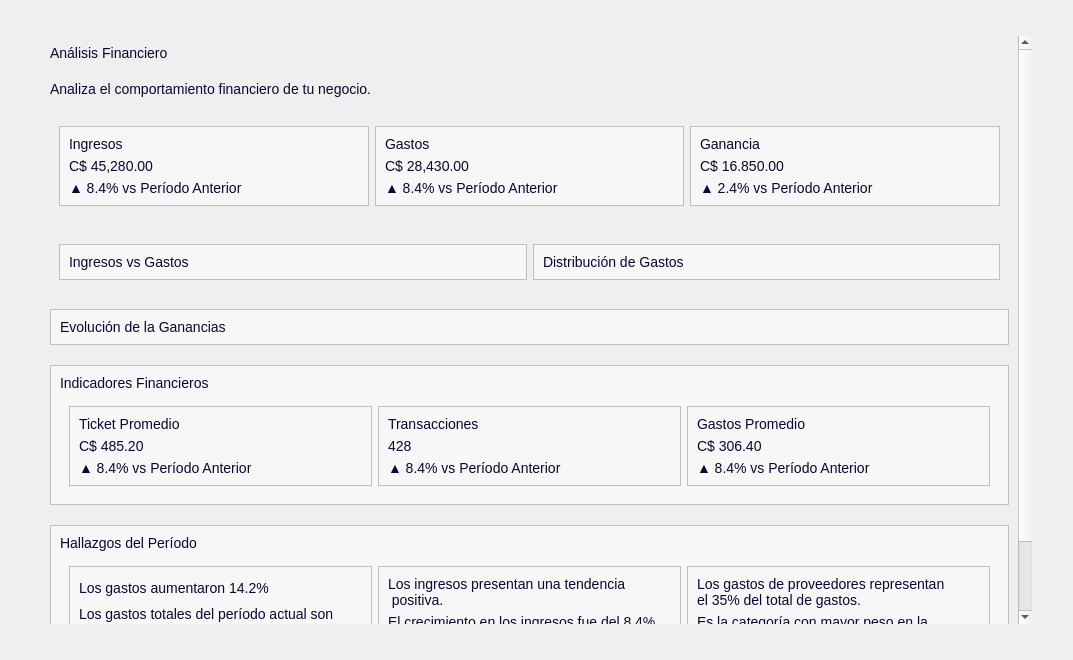
<?xml version="1.0" encoding="UTF-8"?>
<ui version="4.0">
 <class>Analisis</class>
 <widget class="QWidget" name="Analisis">
  <property name="geometry">
   <rect>
    <x>0</x>
    <y>0</y>
    <width>1073</width>
    <height>660</height>
   </rect>
  </property>
  <property name="windowTitle">
   <string>Form</string>
  </property>
  <property name="styleSheet">
   <string notr="true">QFrame[carta=&quot;Dashboard&quot;] {
    background-color: #FFFFFF;
    border: 1px solid #E4E0EA;
    border-radius: 12px;
}
#CargarDatos{
background-color:#f7f7f7;
}
QFrame{
background-color:#f7f7f7;
}

/*
-----------------------------------------------------------------------------------------------------
Textos
-----------------------------------------------------------------------------------------------------*/
QLabel{
background-color: transparent;
font-size: 14px;
color: #0E042F;
}
QLabel[texto=&quot;InputTexto&quot;]{
font-size: 16px;
font-weight: bold;
}
QLabel[texto=&quot;TituloPrincipal&quot;]{
font-size:20px;
font-weight:bold;
}
QLabel[texto=&quot;Valor&quot;]{
font-size:20px;
}
QLabel[texto=&quot;TituloSecundario&quot;]{
font-size:18px;
font-weight:bold;
}
QLabel[texto=&quot;Positivo&quot;]{
color: #15803D;
}
QLabel[texto=&quot;Negativo&quot;]{
color: #B91C1C;
}
QLabel[texto=&quot;Descripcion&quot;]{
font-size:16px;
color: #46315c;
}
QLabel[texto=&quot;Destacado&quot;]{
font-size:16px;
color: #0E042F;
font-weight: bold;
}


/*Botones*/
/* --- BOTÓN PRIMARIO --- */

QPushButton[boton=&quot;Primario&quot;] {
    border-radius: 10px;
    background-color: #5D38BB;
    font-weight: bold;
    color: #F7F7F7;
    font-size: 12pt;
    min-height: 40px;
    padding-left: 20px;
    padding-right: 20px;
	width: 200px;
}

QPushButton[boton=&quot;Primario&quot;]:hover {
    background-color: #744BCC;
}

QPushButton[boton=&quot;Primario&quot;]:pressed {
    background-color: #472A8F;
}

/* --- BOTÓN SECUNDARIO --- */

QPushButton[boton=&quot;Secundario&quot;] {
    border-radius: 10px;
    background-color: rgba(161, 147, 204, 0.7);
    font-weight: bold;
    color: #5D38BB;
    font-size: 18px;
    min-height: 40px;
	width: 250px;
}

QPushButton[boton=&quot;Secundario&quot;]:hover {
    background-color: rgba(161, 147, 204, 0.9);
}

QPushButton[boton=&quot;Secundario&quot;]:pressed {
    background-color: rgba(131, 117, 174, 0.9);
}

</string>
  </property>
  <layout class="QVBoxLayout" name="verticalLayout">
   <item>
    <layout class="QVBoxLayout" name="verticalLayout_12">
     <property name="spacing">
      <number>20</number>
     </property>
     <property name="leftMargin">
      <number>30</number>
     </property>
     <property name="topMargin">
      <number>25</number>
     </property>
     <property name="rightMargin">
      <number>30</number>
     </property>
     <property name="bottomMargin">
      <number>25</number>
     </property>
     <item>
      <widget class="QScrollArea" name="scrollArea">
       <property name="styleSheet">
        <string notr="true">/*
-----------------------------------------------------------------------------------------------------
ScrollArea
-----------------------------------------------------------------------------------------------------
*/
#scrollAreaWidgetContents {
    background-color: transparent;
}
QScrollArea {
    background-color: transparent;
    border: none;
	border-radius:0px;
}

/* Widget que está dentro del ScrollArea */
/*QScrollArea &gt; QWidget &gt; QWidget {
    background-color: #F9F9FC;
}*/

/* Scrollbar vertical */
QScrollBar:vertical {
    background-color: transparent;
    width: 8px;
    margin: 4px 2px 4px 0px;
}

/* Parte que se puede arrastrar */
QScrollBar::handle:vertical {
    background-color: #C9C1D5;
    border-radius: 4px;
    min-height: 40px;
}

/* Al pasar el mouse */
QScrollBar::handle:vertical:hover {
    background-color: #A99DB8;
}

/* Ocultar botones de arriba y abajo */
QScrollBar::add-line:vertical,
QScrollBar::sub-line:vertical {
    height: 0px;
}

/* Espacio antes/después del handle */
QScrollBar::add-page:vertical,
QScrollBar::sub-page:vertical {
    background: transparent;
}</string>
       </property>
       <property name="frameShape">
        <enum>QFrame::NoFrame</enum>
       </property>
       <property name="frameShadow">
        <enum>QFrame::Plain</enum>
       </property>
       <property name="widgetResizable">
        <bool>true</bool>
       </property>
       <widget class="QWidget" name="scrollAreaWidgetContents">
        <property name="geometry">
         <rect>
          <x>0</x>
          <y>0</y>
          <width>1031</width>
          <height>802</height>
         </rect>
        </property>
        <property name="sizePolicy">
         <sizepolicy hsizetype="Expanding" vsizetype="Preferred">
          <horstretch>0</horstretch>
          <verstretch>0</verstretch>
         </sizepolicy>
        </property>
        <layout class="QVBoxLayout" name="verticalLayout_2">
         <property name="leftMargin">
          <number>9</number>
         </property>
         <property name="topMargin">
          <number>9</number>
         </property>
         <property name="rightMargin">
          <number>9</number>
         </property>
         <item>
          <layout class="QVBoxLayout" name="verticalLayout_11">
           <property name="spacing">
            <number>20</number>
           </property>
           <item>
            <widget class="QLabel" name="lblTitulo">
             <property name="maximumSize">
              <size>
               <width>16777215</width>
               <height>50</height>
              </size>
             </property>
             <property name="text">
              <string>Análisis Financiero</string>
             </property>
             <property name="texto" stdset="0">
              <string>TituloPrincipal</string>
             </property>
            </widget>
           </item>
           <item>
            <widget class="QLabel" name="lblDescripcion">
             <property name="maximumSize">
              <size>
               <width>16777215</width>
               <height>50</height>
              </size>
             </property>
             <property name="text">
              <string>Analiza el comportamiento financiero de tu negocio.</string>
             </property>
             <property name="texto" stdset="0">
              <string>Descripcion</string>
             </property>
            </widget>
           </item>
           <item>
            <widget class="QWidget" name="widget" native="true">
             <property name="styleSheet">
              <string notr="true">QLabel{
qproperty-alignment: AlignCenter;
}</string>
             </property>
             <layout class="QHBoxLayout" name="horizontalLayout">
              <item>
               <widget class="QFrame" name="frame">
                <property name="frameShape">
                 <enum>QFrame::StyledPanel</enum>
                </property>
                <property name="frameShadow">
                 <enum>QFrame::Raised</enum>
                </property>
                <property name="carta" stdset="0">
                 <string>Dashboard</string>
                </property>
                <layout class="QVBoxLayout" name="verticalLayout_3">
                 <item>
                  <widget class="QLabel" name="label">
                   <property name="text">
                    <string>Ingresos</string>
                   </property>
                   <property name="texto" stdset="0">
                    <string>Destacado</string>
                   </property>
                  </widget>
                 </item>
                 <item>
                  <widget class="QLabel" name="valorIngresos">
                   <property name="text">
                    <string>C$ 45,280.00</string>
                   </property>
                   <property name="texto" stdset="0">
                    <string>Valor</string>
                   </property>
                  </widget>
                 </item>
                 <item>
                  <widget class="QLabel" name="estadoIngresos">
                   <property name="text">
                    <string>▲ 8.4% vs Período Anterior</string>
                   </property>
                   <property name="texto" stdset="0">
                    <string>Positivo</string>
                   </property>
                  </widget>
                 </item>
                </layout>
               </widget>
              </item>
              <item>
               <widget class="QFrame" name="frame_2">
                <property name="frameShape">
                 <enum>QFrame::StyledPanel</enum>
                </property>
                <property name="frameShadow">
                 <enum>QFrame::Raised</enum>
                </property>
                <property name="carta" stdset="0">
                 <string>Dashboard</string>
                </property>
                <layout class="QVBoxLayout" name="verticalLayout_5">
                 <item>
                  <widget class="QLabel" name="label_7">
                   <property name="text">
                    <string>Gastos</string>
                   </property>
                   <property name="texto" stdset="0">
                    <string>Destacado</string>
                   </property>
                  </widget>
                 </item>
                 <item>
                  <widget class="QLabel" name="valorGastos">
                   <property name="text">
                    <string>C$ 28,430.00</string>
                   </property>
                   <property name="texto" stdset="0">
                    <string>Valor</string>
                   </property>
                  </widget>
                 </item>
                 <item>
                  <widget class="QLabel" name="estadoGastos">
                   <property name="text">
                    <string>▲ 8.4% vs Período Anterior</string>
                   </property>
                   <property name="texto" stdset="0">
                    <string>Negativo</string>
                   </property>
                  </widget>
                 </item>
                </layout>
               </widget>
              </item>
              <item>
               <widget class="QFrame" name="frame_3">
                <property name="frameShape">
                 <enum>QFrame::StyledPanel</enum>
                </property>
                <property name="frameShadow">
                 <enum>QFrame::Raised</enum>
                </property>
                <property name="carta" stdset="0">
                 <string>Dashboard</string>
                </property>
                <layout class="QVBoxLayout" name="verticalLayout_6">
                 <item>
                  <widget class="QLabel" name="label_10">
                   <property name="text">
                    <string>Ganancia</string>
                   </property>
                   <property name="texto" stdset="0">
                    <string>Destacado</string>
                   </property>
                  </widget>
                 </item>
                 <item>
                  <widget class="QLabel" name="label_11">
                   <property name="text">
                    <string>C$ 16.850.00</string>
                   </property>
                   <property name="texto" stdset="0">
                    <string>Valor</string>
                   </property>
                  </widget>
                 </item>
                 <item>
                  <widget class="QLabel" name="label_12">
                   <property name="text">
                    <string>▲ 2.4% vs Período Anterior</string>
                   </property>
                   <property name="texto" stdset="0">
                    <string>Positivo</string>
                   </property>
                  </widget>
                 </item>
                </layout>
               </widget>
              </item>
             </layout>
            </widget>
           </item>
           <item>
            <widget class="QWidget" name="contenedorGraficos" native="true">
             <layout class="QHBoxLayout" name="horizontalLayout_2">
              <item>
               <widget class="QFrame" name="frame_4">
                <property name="frameShape">
                 <enum>QFrame::StyledPanel</enum>
                </property>
                <property name="frameShadow">
                 <enum>QFrame::Raised</enum>
                </property>
                <property name="carta" stdset="0">
                 <string>Dashboard</string>
                </property>
                <layout class="QVBoxLayout" name="verticalLayout_4">
                 <item>
                  <widget class="QLabel" name="label_2">
                   <property name="text">
                    <string>Ingresos vs Gastos</string>
                   </property>
                   <property name="texto" stdset="0">
                    <string>TituloSecundario</string>
                   </property>
                  </widget>
                 </item>
                </layout>
               </widget>
              </item>
              <item>
               <widget class="QFrame" name="frame_5">
                <property name="frameShape">
                 <enum>QFrame::StyledPanel</enum>
                </property>
                <property name="frameShadow">
                 <enum>QFrame::Raised</enum>
                </property>
                <property name="carta" stdset="0">
                 <string>Dashboard</string>
                </property>
                <layout class="QVBoxLayout" name="verticalLayout_7">
                 <item>
                  <widget class="QLabel" name="label_3">
                   <property name="text">
                    <string>Distribución de Gastos</string>
                   </property>
                   <property name="texto" stdset="0">
                    <string>TituloSecundario</string>
                   </property>
                  </widget>
                 </item>
                </layout>
               </widget>
              </item>
             </layout>
            </widget>
           </item>
           <item>
            <widget class="QFrame" name="frame_6">
             <property name="frameShape">
              <enum>QFrame::StyledPanel</enum>
             </property>
             <property name="frameShadow">
              <enum>QFrame::Raised</enum>
             </property>
             <property name="carta" stdset="0">
              <string>Dashboard</string>
             </property>
             <layout class="QVBoxLayout" name="verticalLayout_8">
              <item>
               <widget class="QLabel" name="label_4">
                <property name="text">
                 <string>Evolución de la Ganancias</string>
                </property>
                <property name="texto" stdset="0">
                 <string>TituloSecundario</string>
                </property>
               </widget>
              </item>
             </layout>
            </widget>
           </item>
           <item>
            <widget class="QFrame" name="frame_7">
             <property name="frameShape">
              <enum>QFrame::StyledPanel</enum>
             </property>
             <property name="frameShadow">
              <enum>QFrame::Raised</enum>
             </property>
             <property name="carta" stdset="0">
              <string>Dashboard</string>
             </property>
             <layout class="QVBoxLayout" name="verticalLayout_14">
              <item>
               <widget class="QLabel" name="label_9">
                <property name="text">
                 <string>Indicadores Financieros</string>
                </property>
                <property name="texto" stdset="0">
                 <string>TituloSecundario</string>
                </property>
               </widget>
              </item>
              <item>
               <widget class="QWidget" name="widget_2" native="true">
                <layout class="QHBoxLayout" name="horizontalLayout_3">
                 <item>
                  <widget class="QFrame" name="frame_10">
                   <property name="frameShape">
                    <enum>QFrame::StyledPanel</enum>
                   </property>
                   <property name="frameShadow">
                    <enum>QFrame::Raised</enum>
                   </property>
                   <property name="carta" stdset="0">
                    <string>Dashboard</string>
                   </property>
                   <layout class="QVBoxLayout" name="verticalLayout_13">
                    <item>
                     <widget class="QLabel" name="label_8">
                      <property name="text">
                       <string>Ticket Promedio</string>
                      </property>
                      <property name="texto" stdset="0">
                       <string>Destacado</string>
                      </property>
                     </widget>
                    </item>
                    <item>
                     <widget class="QLabel" name="valorTicket">
                      <property name="text">
                       <string>C$ 485.20</string>
                      </property>
                      <property name="texto" stdset="0">
                       <string>Valor</string>
                      </property>
                     </widget>
                    </item>
                    <item>
                     <widget class="QLabel" name="estadoTicket">
                      <property name="text">
                       <string>▲ 8.4% vs Período Anterior</string>
                      </property>
                      <property name="texto" stdset="0">
                       <string>Positivo</string>
                      </property>
                     </widget>
                    </item>
                   </layout>
                  </widget>
                 </item>
                 <item>
                  <widget class="QFrame" name="frame_8">
                   <property name="frameShape">
                    <enum>QFrame::StyledPanel</enum>
                   </property>
                   <property name="frameShadow">
                    <enum>QFrame::Raised</enum>
                   </property>
                   <property name="carta" stdset="0">
                    <string>Dashboard</string>
                   </property>
                   <layout class="QVBoxLayout" name="verticalLayout_9">
                    <item>
                     <widget class="QLabel" name="label_5">
                      <property name="text">
                       <string>Transacciones</string>
                      </property>
                      <property name="texto" stdset="0">
                       <string>Destacado</string>
                      </property>
                     </widget>
                    </item>
                    <item>
                     <widget class="QLabel" name="valorTransacciones">
                      <property name="text">
                       <string>428</string>
                      </property>
                      <property name="texto" stdset="0">
                       <string>Valor</string>
                      </property>
                     </widget>
                    </item>
                    <item>
                     <widget class="QLabel" name="estadoTransacciones">
                      <property name="text">
                       <string>▲ 8.4% vs Período Anterior</string>
                      </property>
                      <property name="texto" stdset="0">
                       <string>Positivo</string>
                      </property>
                     </widget>
                    </item>
                   </layout>
                  </widget>
                 </item>
                 <item>
                  <widget class="QFrame" name="frame_9">
                   <property name="frameShape">
                    <enum>QFrame::StyledPanel</enum>
                   </property>
                   <property name="frameShadow">
                    <enum>QFrame::Raised</enum>
                   </property>
                   <property name="carta" stdset="0">
                    <string>Dashboard</string>
                   </property>
                   <layout class="QVBoxLayout" name="verticalLayout_10">
                    <item>
                     <widget class="QLabel" name="label_6">
                      <property name="text">
                       <string>Gastos Promedio</string>
                      </property>
                      <property name="texto" stdset="0">
                       <string>Destacado</string>
                      </property>
                     </widget>
                    </item>
                    <item>
                     <widget class="QLabel" name="valorGastoPromedio">
                      <property name="text">
                       <string>C$ 306.40</string>
                      </property>
                      <property name="texto" stdset="0">
                       <string>Valor</string>
                      </property>
                     </widget>
                    </item>
                    <item>
                     <widget class="QLabel" name="estadoGastosPromedio">
                      <property name="text">
                       <string>▲ 8.4% vs Período Anterior</string>
                      </property>
                      <property name="texto" stdset="0">
                       <string>Positivo</string>
                      </property>
                     </widget>
                    </item>
                   </layout>
                  </widget>
                 </item>
                </layout>
               </widget>
              </item>
             </layout>
            </widget>
           </item>
           <item>
            <widget class="QFrame" name="frame_11">
             <property name="styleSheet">
              <string notr="true">QLabel[texto=&quot;Destacado&quot;]{
font-size:14px;
color: #0E042F;
font-weight: bold;
}
QFrame[carta] {
    border-width: 1px;
    border-style: solid;
    border-radius: 8px; /* Bordes redondeados */
    padding: 15px;      /* Espacio interno para el contenido */
}
/* 1. Cuadro de Atención (Rojo/Rosa) */
QFrame[carta=&quot;atencion&quot;] {
    background-color: #FFF0F2; /* Fondo rosa claro */
    border-color: #FFD2D7;     /* Borde rosa */
}

/* 2. Cuadro de Buen Comportamiento (Verde) */
QFrame[carta=&quot;bueno&quot;] {
    background-color: #F0FAF5; /* Fondo verde claro */
    border-color: #D2F2E1;     /* Borde verde */
}

/* 3. Cuadro Para Considerar (Amarillo) */
QFrame[carta=&quot;considerar&quot;] {
    background-color: #FFF9EE; /* Fondo amarillo claro */
    border-color: #FFECC7;     /* Borde amarillo */
}</string>
             </property>
             <property name="frameShape">
              <enum>QFrame::StyledPanel</enum>
             </property>
             <property name="frameShadow">
              <enum>QFrame::Raised</enum>
             </property>
             <property name="carta" stdset="0">
              <string>Dashboard</string>
             </property>
             <layout class="QVBoxLayout" name="verticalLayout_15">
              <item>
               <widget class="QLabel" name="label_13">
                <property name="text">
                 <string>Hallazgos del Período</string>
                </property>
                <property name="texto" stdset="0">
                 <string>TituloSecundario</string>
                </property>
               </widget>
              </item>
              <item>
               <widget class="QWidget" name="widget_4" native="true">
                <property name="styleSheet">
                 <string notr="true">/* Estilo base para todas las cápsulas */
QLabel[tipo=&quot;capsula&quot;] {
    font-weight: bold;
    font-size: 11px;
    padding: 4px 12px;       /* Espaciado interno (arriba/abajo, lados) */
    border-radius: 10px;     /* Hace las esquinas completamente redondas */
    border-width: 1px;
    border-style: solid;
}

/* Cápsula dentro de la carta de atención */
QFrame[carta=&quot;atencion&quot;] QLabel[tipo=&quot;capsula&quot;] {
    background-color: #FFE3E6;
    border-color: #FFA3A8;
    color: #D9383A;
}

/* Cápsula dentro de la carta de buen comportamiento */
QFrame[carta=&quot;bueno&quot;] QLabel[tipo=&quot;capsula&quot;] {
    background-color: #E2F7EB;
    border-color: #9CE7BA;
    color: #1A874B;
}

/* Cápsula dentro de la carta para considerar */
QFrame[carta=&quot;considerar&quot;] QLabel[tipo=&quot;capsula&quot;] {
    background-color: #FFF2D6;
    border-color: #FED48C;
    color: #B27000;
}
</string>
                </property>
                <layout class="QHBoxLayout" name="horizontalLayout_4">
                 <item>
                  <widget class="QFrame" name="frame_12">
                   <property name="frameShape">
                    <enum>QFrame::StyledPanel</enum>
                   </property>
                   <property name="frameShadow">
                    <enum>QFrame::Raised</enum>
                   </property>
                   <property name="carta" stdset="0">
                    <string>atencion</string>
                   </property>
                   <layout class="QVBoxLayout" name="verticalLayout_16">
                    <item>
                     <widget class="QLabel" name="label_14">
                      <property name="text">
                       <string>Los gastos aumentaron 14.2%</string>
                      </property>
                      <property name="texto" stdset="0">
                       <string>Destacado</string>
                      </property>
                     </widget>
                    </item>
                    <item>
                     <widget class="QLabel" name="valorTicket_2">
                      <property name="text">
                       <string>Los gastos totales del período actual son
14.2% mayores que el período anteriro</string>
                      </property>
                      <property name="texto" stdset="0">
                       <string/>
                      </property>
                     </widget>
                    </item>
                    <item>
                     <widget class="QLabel" name="estadoTicket_2">
                      <property name="text">
                       <string>▲ 8.4% vs Período Anterior</string>
                      </property>
                      <property name="texto" stdset="0">
                       <string/>
                      </property>
                      <property name="tipo" stdset="0">
                       <string>capsula</string>
                      </property>
                     </widget>
                    </item>
                   </layout>
                  </widget>
                 </item>
                 <item>
                  <widget class="QFrame" name="frame_13">
                   <property name="frameShape">
                    <enum>QFrame::StyledPanel</enum>
                   </property>
                   <property name="frameShadow">
                    <enum>QFrame::Raised</enum>
                   </property>
                   <property name="carta" stdset="0">
                    <string>bueno</string>
                   </property>
                   <layout class="QVBoxLayout" name="verticalLayout_17">
                    <item>
                     <widget class="QLabel" name="label_15">
                      <property name="text">
                       <string>Los ingresos presentan una tendencia
 positiva.</string>
                      </property>
                      <property name="texto" stdset="0">
                       <string>Destacado</string>
                      </property>
                     </widget>
                    </item>
                    <item>
                     <widget class="QLabel" name="valorTransacciones_2">
                      <property name="text">
                       <string>El crecimiento en los ingresos fue del 8.4%
respecto al período anterior.</string>
                      </property>
                      <property name="texto" stdset="0">
                       <string/>
                      </property>
                     </widget>
                    </item>
                    <item>
                     <widget class="QLabel" name="estadoTransacciones_2">
                      <property name="text">
                       <string>▲ 8.4% vs Período Anterior</string>
                      </property>
                      <property name="texto" stdset="0">
                       <string/>
                      </property>
                      <property name="tipo" stdset="0">
                       <string>capsula</string>
                      </property>
                     </widget>
                    </item>
                   </layout>
                  </widget>
                 </item>
                 <item>
                  <widget class="QFrame" name="frame_14">
                   <property name="frameShape">
                    <enum>QFrame::StyledPanel</enum>
                   </property>
                   <property name="frameShadow">
                    <enum>QFrame::Raised</enum>
                   </property>
                   <property name="carta" stdset="0">
                    <string>considerar</string>
                   </property>
                   <layout class="QVBoxLayout" name="verticalLayout_18">
                    <item>
                     <widget class="QLabel" name="label_16">
                      <property name="text">
                       <string>Los gastos de proveedores representan
el 35% del total de gastos.</string>
                      </property>
                      <property name="texto" stdset="0">
                       <string>Destacado</string>
                      </property>
                     </widget>
                    </item>
                    <item>
                     <widget class="QLabel" name="valorGastoPromedio_2">
                      <property name="text">
                       <string>Es la categoría con mayor peso en la
estructura de costos</string>
                      </property>
                      <property name="texto" stdset="0">
                       <string/>
                      </property>
                     </widget>
                    </item>
                    <item>
                     <widget class="QLabel" name="estadoGastosPromedio_2">
                      <property name="text">
                       <string>▲ 8.4% vs Período Anterior</string>
                      </property>
                      <property name="texto" stdset="0">
                       <string/>
                      </property>
                      <property name="tipo" stdset="0">
                       <string>capsula</string>
                      </property>
                     </widget>
                    </item>
                   </layout>
                  </widget>
                 </item>
                </layout>
               </widget>
              </item>
             </layout>
            </widget>
           </item>
          </layout>
         </item>
        </layout>
       </widget>
      </widget>
     </item>
    </layout>
   </item>
  </layout>
 </widget>
 <resources>
  <include location="../../../resources/resources.qrc"/>
  <include location="../../../resources/resources.qrc"/>
 </resources>
 <connections/>
</ui>
